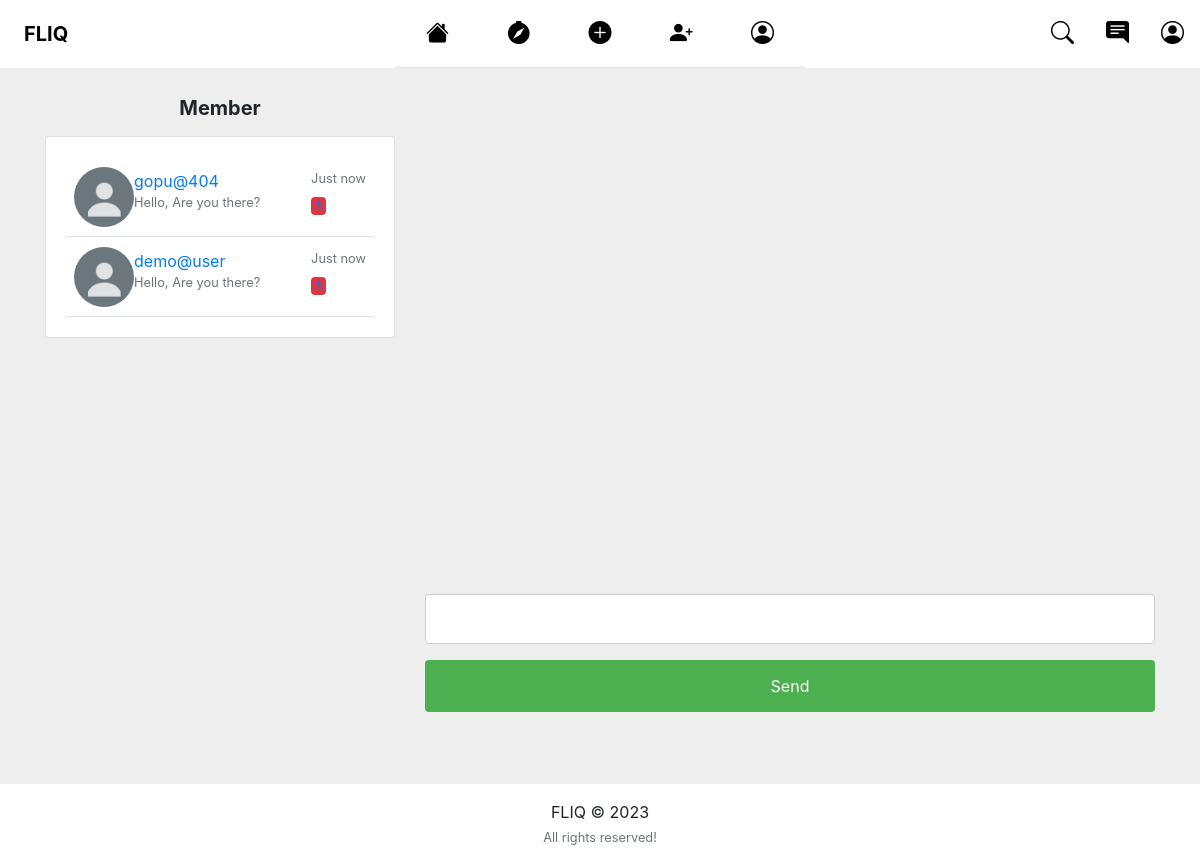
The app's page /chat/11/ (signed in) with its own data.
### users/models.py (models this page shows, shortened)
class Profile(models.Model):
    user = models.OneToOneField(User, on_delete=models.CASCADE)
    name = models.CharField(max_length=30)
    image = models.ImageField(default='default.png', upload_to='profile_pics')
    slug = AutoSlugField(populate_from='user')
    bio = models.CharField(max_length=255, blank=True)
    link = models.CharField(max_length=255, blank=True)
    friends = models.ManyToManyField("Profile", blank=True)
    def __str__(self):
        return str(self.user.username)

### chat/views.py (the view)
# urls.py: path('<str:room>/', views.room, name='room'),
def room(request, room):
    p = request.user.profile
    friends = p.friends.all()
    chat_user = request.user
    try:
        room_details = Room.objects.get(name=room)
    except Room.DoesNotExist:
         room_details = None
    return render(request, 'room.html', {
        'chat_user': chat_user,
        'room': room,
        'room_details': room_details,
        'friends': friends
    })

### chat/templates/room.html (shortened to what this page needs)
{% extends "feed/layout.html" %} {% load static %}
{% block content %}
<section style="background-color: #eee;">
  <div class="container py-5">
    <div class="row">
      <div class="mob col-md-6 col-lg-5 col-xl-4 mb-4 mb-md-0">
        <h5 class="font-weight-bold mb-3 text-center text-lg-start">Member</h5>
        <div class="card">
          <div class="card-body">
            <ul class="list-unstyled mb-0">
              {% if friends %}
              {% for user_p in friends %}
              <li class="p-2 border-bottom" >
                <a href="{{ request.user.username }}-{{ user_p }}/?chat_user={{ request.user.username }}" class="d-flex justify-content-between">
                  <div class="d-flex flex-row">
                    <img src="{{ user_p.image.url }}" alt="avatar"
                      class="rounded-circle d-flex align-self-center me-3 shadow-1-strong" width="60">
                    <div class="pt-1">
                      <p class="fw-bold mb-0">{{ user_p }}</p>
                      <p class="small text-muted">Hello, Are you there?</p>
                    </div>
                  </div>
                  <div class="pt-1">
                    <p class="small text-muted mb-1">Just now</p>
                    <span class="badge bg-danger float-end">1</span>
                  </div>
                </a>
              </li>
              {% endfor %}
              {% endif %}
            </ul>
          </div>
        </div>
      </div>
      <div class="col-md-6 col-lg-7 col-xl-8" style="height:80vh;overflow-x: hidden; overflow-y: auto;display: flex;
      flex-direction: column-reverse;">
        <ul class="list-unstyled">
          <form id="post-form">
            <input type="text" name="message" id="message" width="100px" />
            <input type="submit" value="Send">
        </form>
        </ul>
      </div>
    </div>
  </div>
</section>
{% endblock content %}

### feed/templates/feed/layout.html (style rules this page uses)
a { text-decoration:none; }
.mob { display: block; }

### chat/templates/room.html (style rules this page uses)
input[type=text], select { width: 100%; padding: 12px 20px; margin: 8px 0; display: inline-block; border: 1px solid #ccc; border-radius: 4px; box-sizing: border-box; }
input[type=submit] { width: 100%; background-color: #4CAF50; color: white; padding: 14px 20px; margin: 8px 0; border: none; border-radius: 4px; cursor: pointer; }

### records on screen
Profile: image (placeholder picture), user.username "gopu@404"
Profile: image (placeholder picture), user.username "demo@user"
